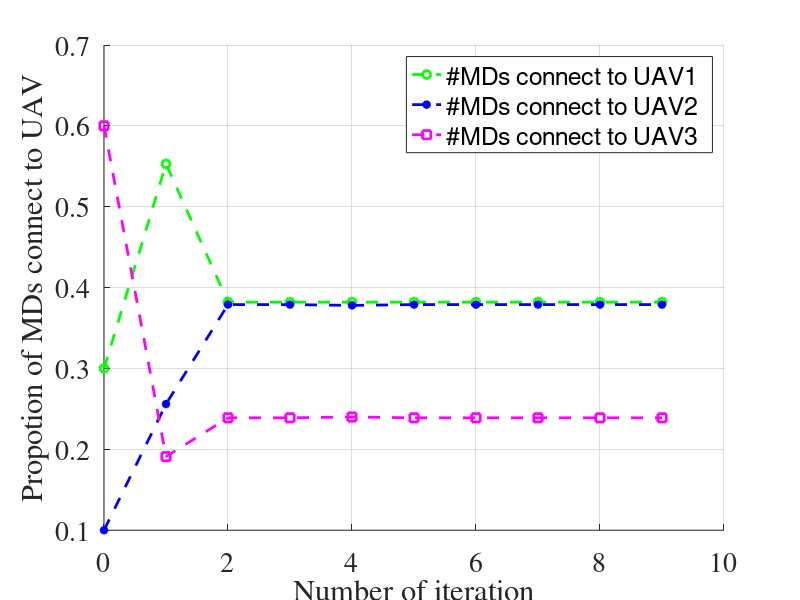
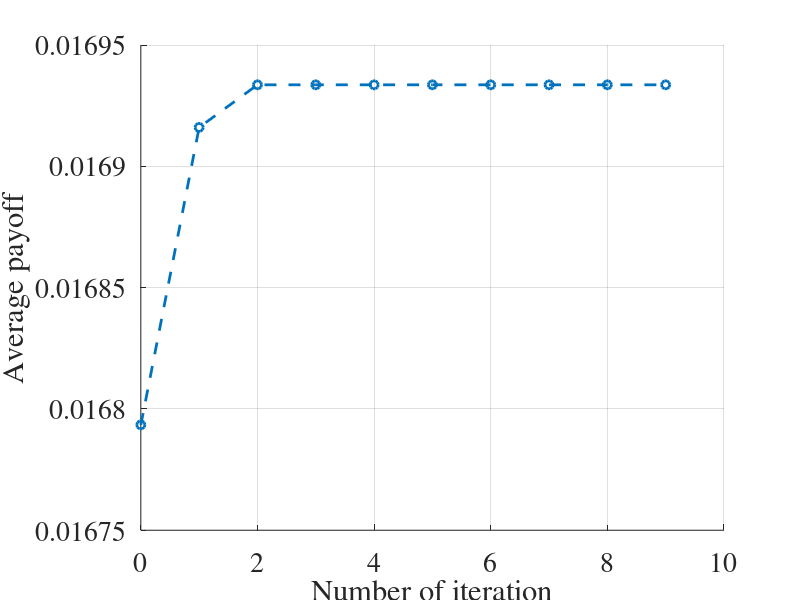

Source code (MATLAB) for these figures, in order:
%% This one is to test the evolutionary algorithm. The problem lies on that the proportion
% does not coneverge when the number of UAV is too small.

% author: Mi 

clc;clear;
%% params
 N = 1000;    % number of UAVs
 K= 3;     % number of BS
 B = 40; % the available bandwidth for each all UAVs
 b = 4;  % the minimum bandwidth allocation for UAVs of each BS
 
kn = 1; % price coeff
iter = 10;
flag = 0;
% ergodic rate: a function of distance between BS and UAV
Rng = [0.4885, 0.1456, 0.0307]; 
pn = [1,0.3,0.1];  % the price of each BS
 %% algorithm
 %Nng = randi(K, N,1);  % initialize
 Nng(1:300) = 1; 
 Nng(301:400) = 2; 
 Nng(401:1000) = 3; 
 
 Bn = [B/3;B/3;B/3];
 Bn_new = zeros(K,1);
 Bn_iter = [];
 Nng_iter = [];
 xng_iter = [];
 EU = [];

payoff_ave_whole = [];
 for it=1:iter
     %% evolutionary game
     for i=1:N
         Payoff_UAV(i) = log(1+kn*Bn(Nng(i))*Rng(Nng(i))/(pn(Nng(i))*length(find(Nng==Nng(i)))));   % calculate the payoff when a UAV choose a BS
     end
     
     payoff_ave_whole = [payoff_ave_whole;mean(Payoff_UAV)];
     
     a1 = 0;
     a2 = 0;
     a3 = 0;
     for i=1:N
         if Nng(i)==1
             a1 = a1+1;
         end
         if Nng(i)==2
             a2=a2+1;
         end
         if Nng(i)==3
             a3 =a3+1;
         end
     end
     xng = [a1/N,a2/N,a3/N];
     xng_iter = [xng_iter;xng];
     
     %% switch to another BS if a UAV has a better choice
     for i=1:N
         Payoff_UAV(i) = log(1+kn*Bn(Nng(i))*Rng(Nng(i))/(pn(Nng(i))*length(find(Nng==Nng(i)))));  
         if Payoff_UAV(i)< mean(Payoff_UAV)
             %switch to another base station   (will change it to another better payoff BS)
             for op = 1:K
                 payoff_switch = log(1+kn*Bn(op)*Rng(op)/(pn(op)*length(find(Nng==op))));
                 if payoff_switch > Payoff_UAV(i)
                     op_best = op;
                     break;
                 else
                     op_best = Nng(i);
                 end    
             end
             Nng(i) = op_best;
         end
     end
end

 %% figure
figure(2); set(gca,'FontSize',20,'FontName','Times');grid on;hold on
plot(0:9,xng_iter(:,1),'--go','Linewidth',2);hold on;
plot(0:9,xng_iter(:,2),'--b*','Linewidth',2);hold on;
plot(0:9,xng_iter(:,3),'--ms','Linewidth',2)
xlabel('Number of iteration');ylabel('Propotion of MDs connect to UAV');
legend('#MDs connect to UAV1','#MDs connect to UAV2','#MDs connect to UAV3');
%  
 figure(3);set(gca,'FontSize',20,'FontName','Times');grid on;hold on
 plot(0:9,payoff_ave_whole,'--o','Linewidth',2);
 xlabel('Number of iteration');
 ylabel('Average payoff');
 


